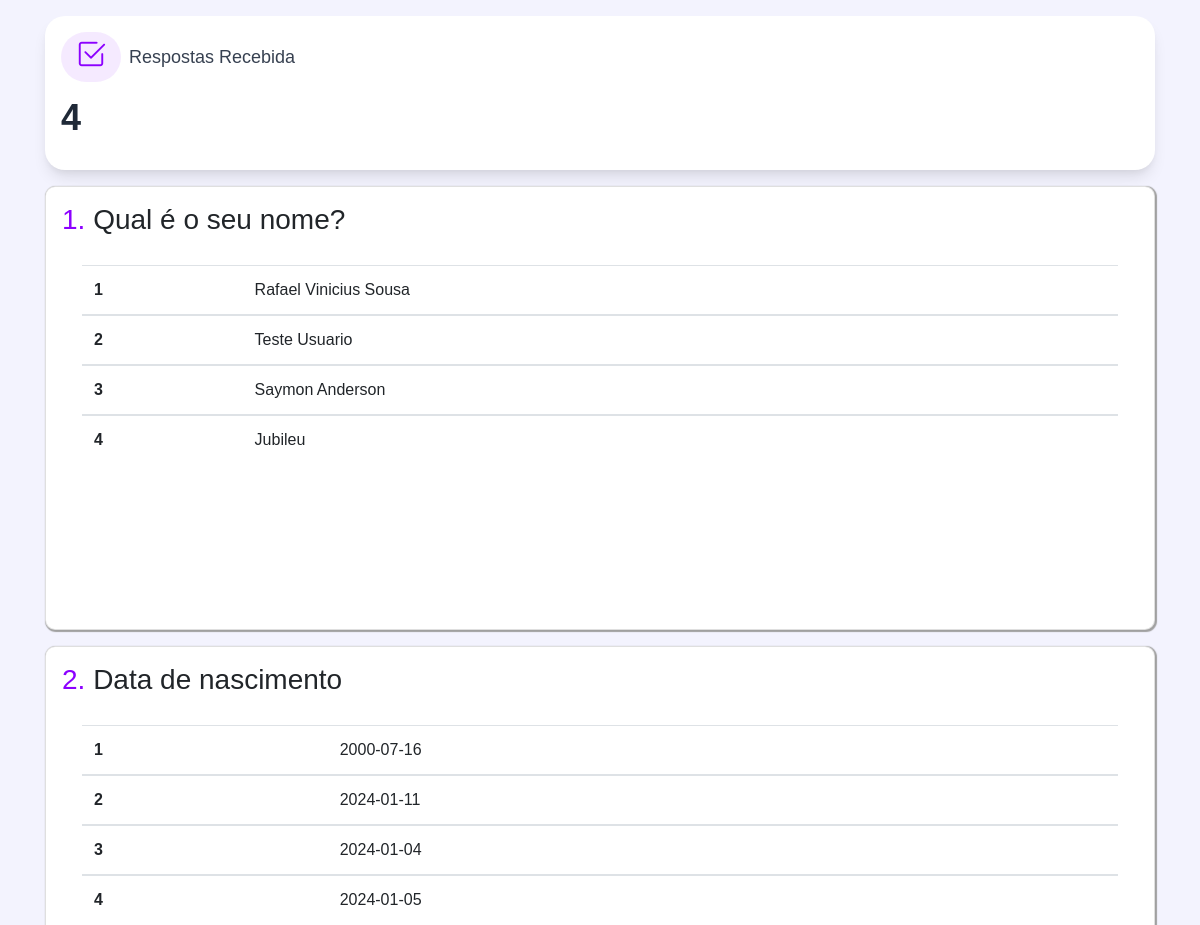
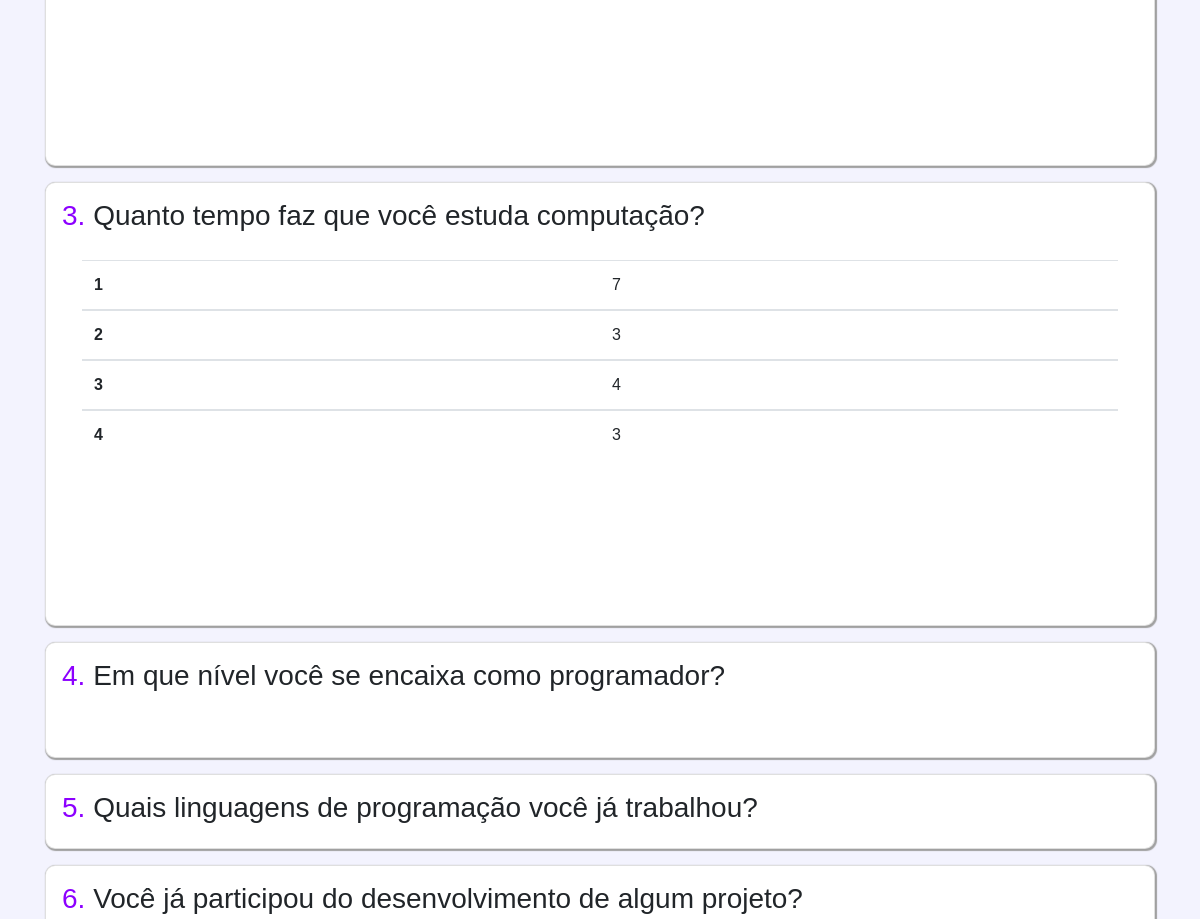
The app's page /formulario/respostas/45/ with its own data (2 pictures, top to bottom).
### formulario/models.py (models this page shows, shortened)
class Questao(models.Model):
    TIPOS_DE_QUESTAO = [
        ('escolha_unica', 'Escolha Única'),
        ('multipla_escolha', 'Escolha Múltipla'),
        ('texto', 'Texto'),
        ('true_false', 'Verdadeiro ou Falso'),
        ('data', 'Data'),
        ('numero', 'Número'),
    ]
    questao_texto = models.CharField(max_length=255)
    tipo = models.CharField(max_length=20, choices=TIPOS_DE_QUESTAO)
    formulario = models.ForeignKey(FormDinamico, on_delete=models.CASCADE)
    itens = models.JSONField(max_length=1000, blank=True, null=True)

class Resposta(models.Model):
    resposta_texto = models.CharField(max_length=255)
    questao = models.ForeignKey(Questao, on_delete=models.CASCADE)
    data_resposta = models.DateField()
    hora = models.TimeField()
    user = models.ForeignKey(User, null=True, on_delete=models.CASCADE)

### formulario/views.py (the view)
# urls.py: path('respostas/<int:formulario_id>/', views.dashboard_respostas_view, name='respostas'),
def dashboard_respostas_view(request, formulario_id):
    if request.method == "GET":
        questoes = Questao.objects.filter(formulario_id=formulario_id)
        resultado = Resposta.objects.filter(questao__formulario_id=formulario_id).values('questao_id').annotate(total=Count('questao_id'))
        quantidade_resposta = max(resultado.values('total'), key=lambda x: x['total'])['total']
        estatistica = {}
        estatistica['quantidade_resposta'] = quantidade_resposta
        for questao in questoes:
            questao_data = {
                'id_questao': questao.id,
                'questao_texto': questao.questao_texto,
                'questao_tipo': questao.tipo,
            }
            if questao.tipo == 'escolha_unica':
                respostas = Resposta.objects.filter(questao_id=questao.id).values('resposta_texto').annotate(total=Coalesce(Count('resposta_texto'), Value(0)))
                respostas = list(respostas)
                opcoes = {elemento: 0 for elemento in eval(questao.itens)}
                opcao_total = {'opcoes': [], 'totais': []}
                for resposta in respostas:
                    opcao_total['opcoes'].append(resposta['resposta_texto'])
                    opcao_total['totais'].append(resposta['total'])
                opcao_total.update({'questao': questao_data})
                estatistica[f'questao_{questao.id}'] = opcao_total
            if questao.tipo == 'multipla_escolha':
                opcoes = {elemento: 0 for elemento in eval(questao.itens)}
                respostas = Resposta.objects.filter(questao_id=questao.id)
                for resposta in respostas:
                    resposta = eval(resposta.resposta_texto)
                    for res_texto in resposta:
                        if res_texto in opcoes.keys():
                            opcoes[res_texto] += 1
                estatistica[f'questao_{questao.id}'] = {
                    'opcoes': list(opcoes.keys()),
                    'totais': list(opcoes.values()),
                    'questao': questao_data,
                }
            if questao.tipo == 'texto':
                respostas = Resposta.objects.filter(questao_id=questao.id)
                valor_resposta = []
                for resposta in respostas:
                    valor_resposta.append(resposta.resposta_texto)
                estatistica[f'questao_{questao.id}'] = {
                    'respostas': valor_resposta,
                    'questao': questao_data,
                }
            if questao.tipo == 'true_false':
                respostas = Resposta.objects.filter(questao_id=questao.id)
                opcoes = {'verdade': 0, 'falso': 0}
                for resposta in respostas:
                    if resposta.resposta_texto == 'falso':
                        opcoes['falso'] += 1
                    else:
                        opcoes['verdade'] += 1
                estatistica[f'questao_{questao.id}'] = {
                    'opcoes': list(opcoes.keys()),
                    'totais': list(opcoes.values()),
                    'questao': questao_data,
                }
            if questao.tipo == 'data':
                respostas = Resposta.objects.filter(questao_id=questao.id)
                valor_resposta = []
                for resposta in respostas:
                    valor_resposta.append(resposta.resposta_texto)
                estatistica[f'questao_{questao.id}'] = {
                    'respostas': valor_resposta,
                    'questao': questao_data,
                }
            if questao.tipo == 'numero':
                respostas = Resposta.objects.filter(questao_id=questao.id)
                valor_resposta = []
                for resposta in respostas:
                    valor_resposta.append(resposta.resposta_texto)
                estatistica[f'questao_{questao.id}'] = {
                    'respostas': valor_resposta,
                    'questao': questao_data,
                }
        print(estatistica)
        return render(request, 'respostas.html', {'questoes': estatistica})

### formulario/templates/respostas.html (shortened to what this page needs)
{% load static %}
<!DOCTYPE html>
<html lang="en">
<head>
    <link rel="stylesheet" href="https://stackpath.bootstrapcdn.com/bootstrap/4.5.2/css/bootstrap.min.css">
    <link rel="stylesheet" href="https://cdn.jsdelivr.net/npm/bootstrap-icons@1.3.0/font/bootstrap-icons.css">
    <link rel="stylesheet" href="{% static 'formulario/respostas.css' %}">
</head>
<body>
    <div class="container">
        <div class="card-info mt-3">
            <div class="title">
                <span class="icon-form"><i class="bi bi-check2-square"></i></span>
                <h4 class="title-text">
                    Respostas Recebida
                </h4>
            </div>
            <div class="data">
                <p>
                    {{ questoes.quantidade_resposta }}
                </p>
            </div>
        </div>
        {% for key, value in questoes.items %}
        {% if key != 'quantidade_resposta' %}
        <div class="card formulario mt-3 p-3">
            <h3><span class="counter">{{ forloop.counter0 }}.</span> {{value.questao.questao_texto}}</h3>
            {% if value.questao.questao_tipo == 'escolha_unica' %}
                    <div class="card-body">
                    </div>
            {% elif value.questao.questao_tipo == 'multipla_escolha' %}
                    <div class="col" style="width: 50%; margin: auto;">
                        <div id="barChart{{ key }}"></div>
                    </div>
                <script>
                    window.addEventListener('load', function() {
                        criarGraficoBarras("barChart{{ key }}", {{ value.opcoes|safe }}, {{ value.totais|safe }});
                    });
                </script>
            {% elif value.questao.questao_tipo == 'texto' %}
                    <div class="card-body"style="height: 20vh; overflow-y: auto;">
                        <table class="table">
                            {% for resposta in value.respostas %}
                                <tbody>
                                <tr>
                                    <th scope="row">{{ forloop.counter }}</th>
                                    <td>{{ resposta }}</td>
                                </tr>
                                </tbody>
                            {% endfor %}
                          </table>
                    </div>
            {% elif value.questao.questao_tipo == 'true_false' %}
                    <div class="card-body">
                        <div class="col" style="width: 40%; margin: auto;">
                            <div id="doughnutChart{{ key }}"></div>
                        </div>
                    </div>
                <script>
                    window.addEventListener('load', function() {
                        criarGraficoDoughnut("doughnutChart{{ key }}", {{ value.opcoes|safe }}, {{ value.totais|safe }});
                    });
                </script>
            {% elif value.questao.questao_tipo == 'data' %}
                    <div class="card-body"style="height: 20vh; overflow-y: auto;">
                        <table class="table">
                            {% for resposta in value.respostas %}
                                <tbody>
                                <tr>
                                    <th scope="row">{{ forloop.counter }}</th>
                                    <td>{{ resposta }}</td>
                                </tr>
                                </tbody>
                            {% endfor %}
                        </table>
                    </div>
            {% elif value.questao.questao_tipo == 'numero' %}
                    <div class="card-body"style="height: 20vh; overflow-y: auto;">
                        <table class="table">
                            {% for resposta in value.respostas %}
                                <tbody>
                                <tr>
                                    <th scope="row">{{ forloop.counter }}</th>
                                    <td>{{ resposta }}</td>
                                </tr>
                                </tbody>
                            {% endfor %}
                        </table>
                    </div>
            {% endif %}
        </div>
        {% endif %}
        {% endfor %}
    </div>
</body>
</html>

### templates/static/formulario/respostas.css (style rules this page uses)
body { font-family: 'Olswad', sans-serif; background-color: #F3F3FE; }
.counter { color: #8c00ff; }
.formulario { background-color: white; border-radius: 10px; box-shadow: 1px 1px 1px 1px rgb(160, 160, 160); }
.card-info { padding: 1rem; background-color: #fff; box-shadow: 0 10px 15px -3px rgba(0, 0, 0, 0.1), 0 4px 6px -2px rgba(0, 0, 0, 0.05); width: 100%; border-radius: 20px; }
.title { display: flex; align-items: center; }
.icon-form { width: 60px; background-color: #efdcff9a; border-radius: 50px; color: #8c00ff; display: flex; justify-content: center; font-size: 30px; padding-bottom: 5px; }
.title-text { margin-left: 0.5rem; color: #374151; font-size: 18px; margin-top: 10px; font-family: 'Olswad', sans-serif; }
.data { display: flex; flex-direction: column; justify-content: flex-start; }
.data p { margin-top: 1rem; margin-bottom: 1rem; color: #1F2937; font-size: 2.25rem; line-height: 2.5rem; font-weight: 700; text-align: left; }

### records on screen
Questao: questao.questao_texto "Qual é o seu nome?"
Resposta: respostas "Rafael Vinicius Sousa"
Resposta: respostas "Teste Usuario"
Resposta: respostas "Saymon Anderson"
Resposta: respostas "Jubileu"
Questao: questao.questao_texto "Data de nascimento"
Resposta: respostas "2000-07-16"
Resposta: respostas "2024-01-11"
Resposta: respostas "2024-01-04"
Resposta: respostas "2024-01-05"
Questao: questao.questao_texto "Quanto tempo faz que você estuda computação?"
Questao: questao.questao_texto "Em que nível você se encaixa como programador?"
Questao: questao.questao_texto "Quais linguagens de programação você já trabalhou?"
Questao: questao.questao_texto "Você já participou do desenvolvimento de algum projeto?"

### other values on screen
{{ questoes.quantidade_resposta }} "4"
{{ resposta }} "7" "3" "4" "3"
